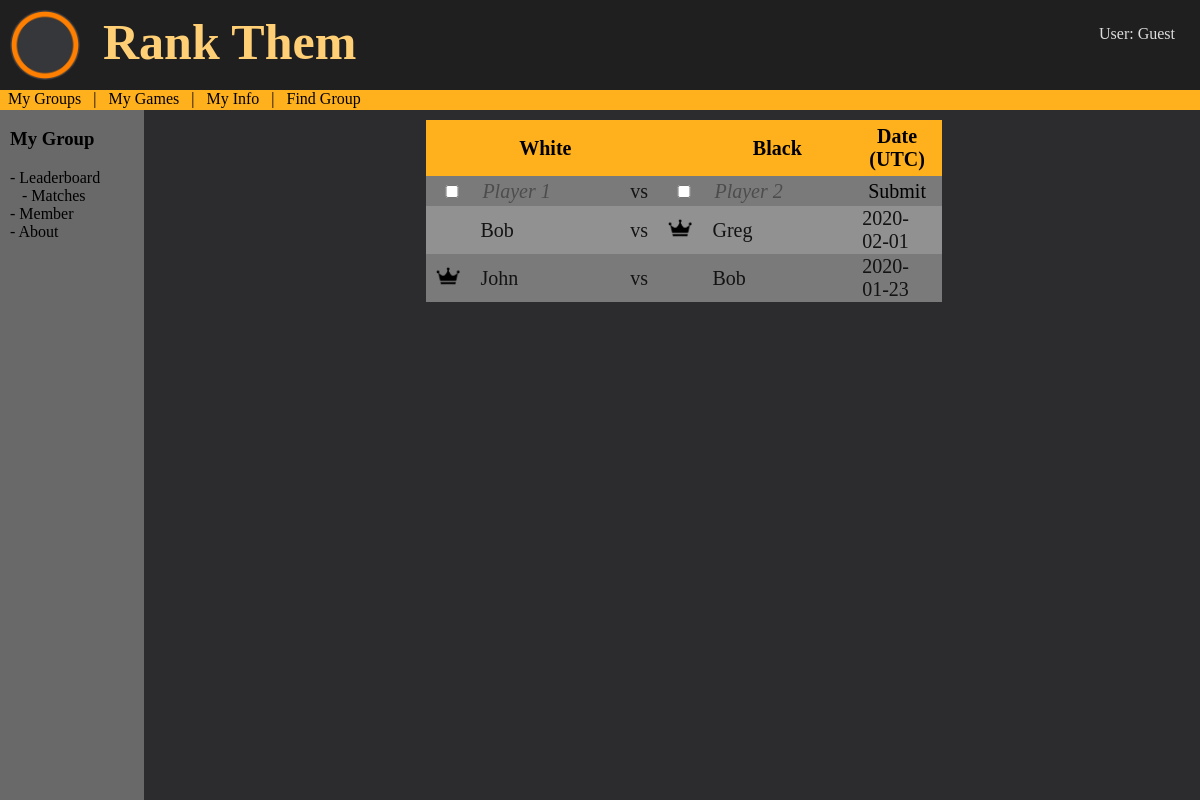
Screenshot of /matches with the database file from the repository.
### tables this page shows
CREATE TABLE User (id INTEGER PRIMARY KEY, name STRING, image STRING, email STRING, password STRING, OAuth STRING);

CREATE TABLE Event (id INTEGER PRIMARY KEY, club INTEGER REFERENCES Club (id), result INTEGER, date DATE);

### main.py (the view)
@app.route("/matches")
def matches():
    info = select("""SELECT Event.id, Event.date, Event.result,
                    User.id, User.name FROM Club
                    JOIN Event ON Club.id = Event.club
                    JOIN Player ON Event.id = Player.eid
                    JOIN Member ON Player.mid = Member.id
                    JOIN User ON Member.uid = User.id
                    WHERE Club.id = ?
                    ORDER BY Event.date DESC""", ("1",))
    matches = [list(info.pop(0))]
    for i in range(len(info)):
        temp = list(info.pop(0))
        if temp[0] == matches[-1][0]:
            matches[-1] += temp[-2:]
        else:
            matches.append(temp)
    return render_template("matches.html", title="Matches",
                            group_name="my group", page=1, matches=matches)

### main.py (called while the page is built)
def select(txt, dat):
    con = sqlite3.connect("./static/chessELO.db")
    cursor = con.cursor()
    cursor.execute(txt, dat)
    ret = cursor.fetchall()
    con.close()
    return ret

### templates/matches.html (shortened to what this page needs)
{% extends 'layout.html' %}
{% block content %}
{% include 'side-nav.html' %}
<div class="content" id="content">
    <table class="matches"><tbody>
        <tr>
            <th style="width: 5%; z-index: 10;"></th>
            <th style="width: 30%;">White</th>
            <th style="width: 4%;"></th>
            <th style="width: 5%;"></th>
            <th style="width: 30%;">Black</th>
            <th style="width: 17%;">Date (UTC)</th>
        </tr>
        <form action="/new_match">
            <tr>
                <td style="height: 28px;"><input type="checkbox" name="" id="" style="width: 100%;"></td>
                <td><input type="text" placeholder="Player 1" id="player1" list="p1drop" onkeyup="autofill_matches(0)">
                </td>
                <td>vs</td>
                <td><input type="checkbox" name="" id="" style="width: 100%;"></td>
                <td><input type="text" placeholder="Player 2" id="player2" list="p2drop" onkeyup="autofill_matches(1)">
                </td>
                <td><input type="submit" value="Submit"></td>
            </tr>
        </form>
        {% for i in matches %}
            <tr>
                <td>{% if i[2] == i[3] %} <img src="/static/images/crown.png" alt="👑" style="height: 20px; z-index: 5;"> {% endif %}</td>
                <td>{{i[4].title()}}</td>
                <td>vs</td>
                <td>{% if i[2] == i[5] %} <img src="/static/images/crown.png" alt="👑" style="height: 20px;"> {% endif %}</td>
                <td>{{i[6].title()}}</td>
                <td style="margin-left: auto; margin-right: auto;">{{i[1]}}</td>
            </tr>
        {% endfor %}
    </tbody></table>
</div>
{% endblock %}

### static/css/style.css (style rules this page uses)
.content { width:86vw; float: right; display: block; color: rgb(211, 211, 211); transform: translate(0, 120px); z-index: 10; }
.leaderboard, .matches { width: 50%; margin-left: auto; margin-right: auto; border-collapse: collapse; background-color: rgb(122, 122, 122); color: rgb(19, 19, 19); margin-bottom: 10px; z-index: inherit; }
.leaderboard tr, .matches tr { font-size: 20px; z-index: inherit; }
.leaderboard th, .matches th { background: #ffb01d; position: sticky; top: -10px; box-shadow: 0 2px 2px -1px rgba(0, 0, 0, 0.4); color: black; padding: 5px; z-index: inherit; }
.leaderboard td, .matches td { padding-left: 10px; padding-right: 10px; z-index: inherit; }
.leaderboard tr:nth-child(even), .matches tr:nth-child(even) { background-color: rgb(145, 145, 145); }
.matches input { background-color: transparent; border: none; font-size: 20px; font-family: inherit; width: 100%; }
::placeholder { font-style: italic; color: rgb(77, 77, 77); }
body { background-color: #2c2c2e; margin: 0; top: 0; z-index: 10; }

### rows the page displays
User: name "Bob", name "Bob"
User: name "Greg"
Event: date "2020-02-01"
User: name "John"
Event: date "2020-01-23"

### other values shown
{{ group_name }} "My Group"
